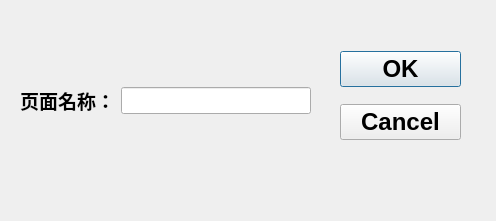
<?xml version="1.0" encoding="UTF-8"?>
<ui version="4.0">
 <class>Dialog</class>
 <widget class="QDialog" name="Dialog">
  <property name="geometry">
   <rect>
    <x>0</x>
    <y>0</y>
    <width>496</width>
    <height>221</height>
   </rect>
  </property>
  <property name="windowTitle">
   <string>Dialog</string>
  </property>
  <widget class="QWidget" name="">
   <property name="geometry">
    <rect>
     <x>340</x>
     <y>40</y>
     <width>121</width>
     <height>111</height>
    </rect>
   </property>
   <layout class="QVBoxLayout" name="verticalLayout">
    <item>
     <widget class="QPushButton" name="pushButton">
      <property name="font">
       <font>
        <pointsize>18</pointsize>
        <weight>75</weight>
        <bold>true</bold>
       </font>
      </property>
      <property name="text">
       <string>OK</string>
      </property>
     </widget>
    </item>
    <item>
     <widget class="QPushButton" name="pushButton_2">
      <property name="font">
       <font>
        <pointsize>18</pointsize>
        <weight>75</weight>
        <bold>true</bold>
       </font>
      </property>
      <property name="text">
       <string>Cancel</string>
      </property>
     </widget>
    </item>
   </layout>
  </widget>
  <widget class="QWidget" name="">
   <property name="geometry">
    <rect>
     <x>20</x>
     <y>60</y>
     <width>291</width>
     <height>81</height>
    </rect>
   </property>
   <layout class="QHBoxLayout" name="horizontalLayout">
    <item>
     <widget class="QLabel" name="label">
      <property name="font">
       <font>
        <pointsize>17</pointsize>
       </font>
      </property>
      <property name="text">
       <string>&lt;html&gt;&lt;head/&gt;&lt;body&gt;&lt;p&gt;&lt;span style=&quot; font-size:14pt; font-weight:600;&quot;&gt;页面名称：&lt;/span&gt;&lt;/p&gt;&lt;/body&gt;&lt;/html&gt;</string>
      </property>
     </widget>
    </item>
    <item>
     <widget class="QLineEdit" name="lineEdit">
      <property name="font">
       <font>
        <pointsize>12</pointsize>
       </font>
      </property>
     </widget>
    </item>
   </layout>
  </widget>
 </widget>
 <resources/>
 <connections/>
</ui>
